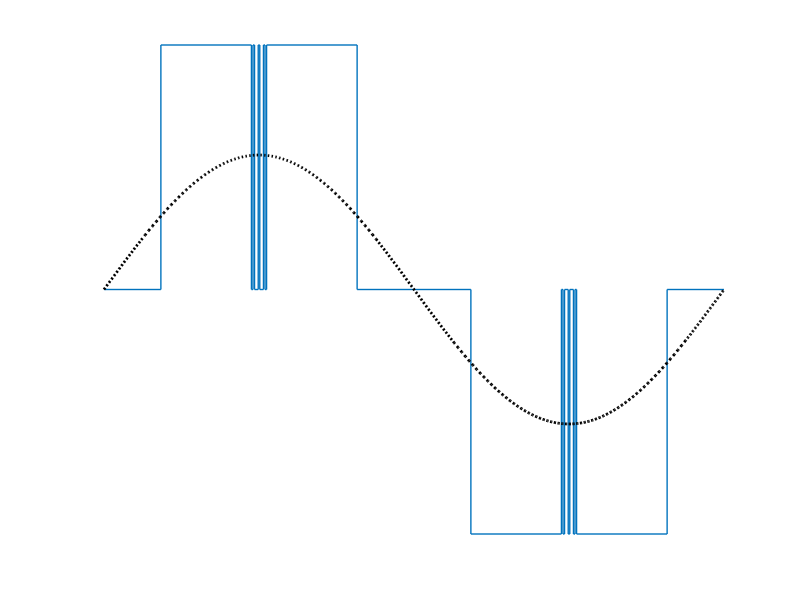
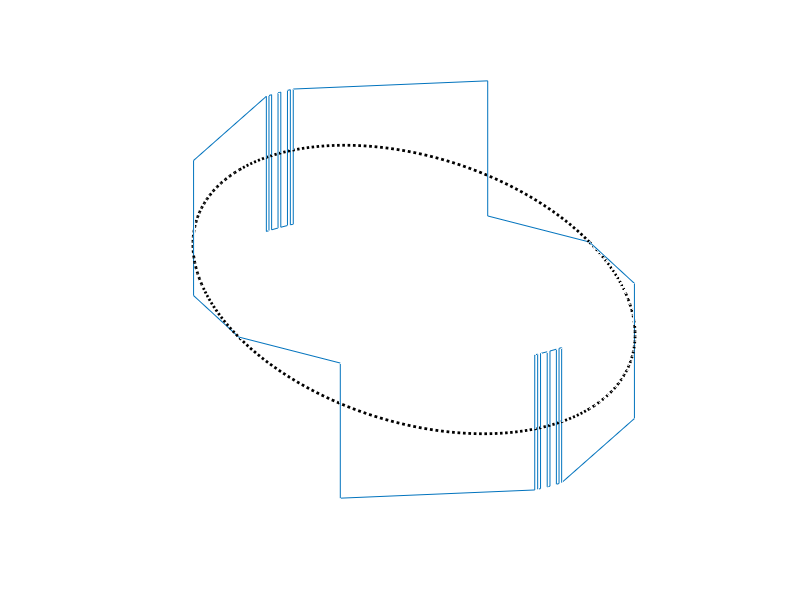

Reproduce these figures in MATLAB, in order.
   % alpha[1] = 0.6055937525415025
   % alpha[2] = 0.6213040492559058
   % alpha[3] = 0.6370187386620668
   % alpha[4] = 0.6527302458124219
   % alpha[5] = 0.6684416046082732
   % alpha[6] = 0.6841567523061838
   % alpha[7] = 0.6998670059248276
   % alpha[8] = 1.5629421252042202
   %    du[1] = 1.0
   %    du[2] = 0.0
   %    du[3] = 1.0
   %    du[4] = 0.0
   %    du[5] = 1.0
   %    du[6] = 0.0
   %    du[7] = 1.0
   %    du[8] = 0.0

   % a = 0.6674572160283855;
   % alpha = [a, pi-a, a+pi, 2*pi-a];
   % u = [0 1 0 -1 0];

   % a = [0.6055937525415025;
   %     0.6213040492559058
   % 0.6370187386620668;
   % 0.6527302458124219;
   % 0.6684416046082732;
   % 0.6841567523061838;
   % 0.6998670059248276;
   % 1.5629421252042202];
   % u0 = 0;
   % uv = [0 1 0 1 0 1 0 1 0]';

   %modulation = 1;
      % a = [0.6514286491352599; 0.6671438104191006; 0.6828588859056817];
% uv = [0 1 0 1]';
% u0 = 0;

modulation = 0.55;
 a = [0.5764188652596557;
     1.4940129440240595;
     1.5098427393429221;
     1.5256472497294145;
     1.562892065118792]
      uv = [0 1 0 1 0 1]';

   aa_quad = [0; kron(a, [1; 1]); pi/2];
    u_quad = kron(uv, [1; 1]);
    aa_all = [aa_quad; pi - (aa_quad(end:-1:1)); pi + aa_quad; 2*pi - aa_quad(end:-1:1)];
    u_all = [u_quad; u_quad(end:-1:1); -u_quad; -u_quad(end:-1:1)];

   % [na, nb] = pulse_harmonics(3, u, alpha);

   figure(34)
   clf
   hold on
   plot(aa_all, u_all, 'linewidth', 1)
   xlim([0, 2*pi])

   theta = linspace(0, 2*pi, 500);
   plot(theta, modulation*sin(theta), ':k', 'linewidth', 2);
   % xlabel('\theta')
   % ylabel('u(\theta)')
   axis off

   figure(40)
   clf
   
   hold on
   plot3(cos(aa_all), sin(aa_all), u_all)
   plot3(cos(theta), sin(theta), modulation*sin(theta), ':k', 'linewidth', 2)
   axis off
   xlim([-1, 1])
   ylim([-1, 1])
   % zlim([-1, 1])
   % pbaspect([1 1 1])
   view(3)
   
